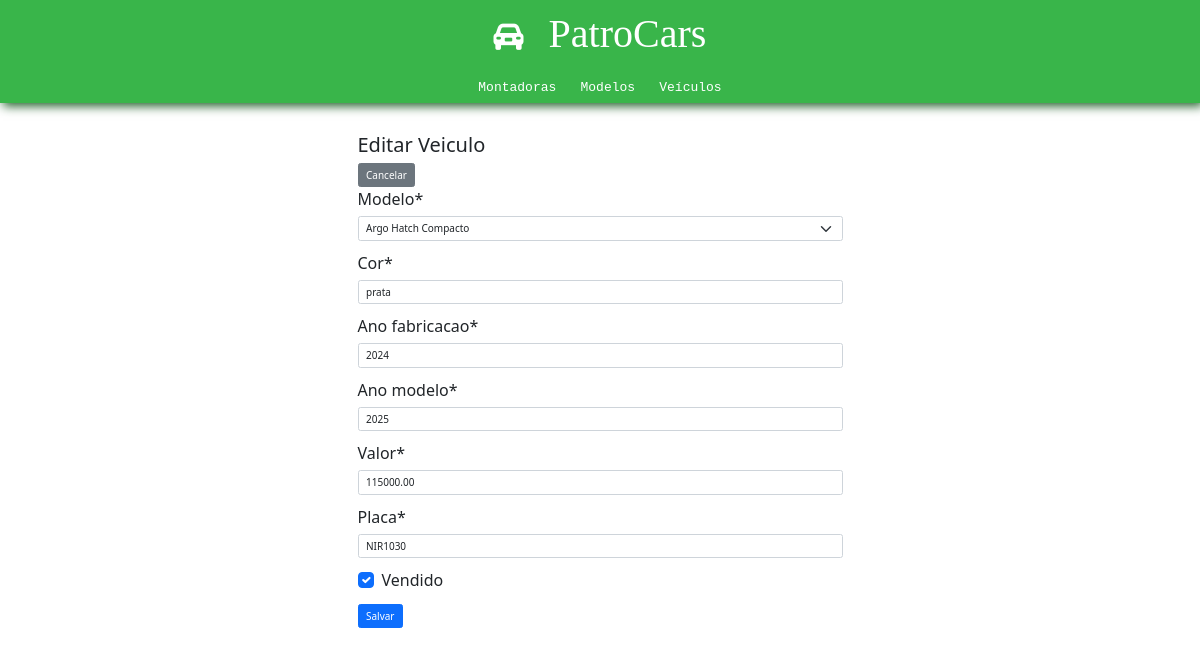
The app's page /patrocars/veiculos/editar/01JAH8Y27RXJEY2WPZ9D2FFEQX/ with its own data.
### patrocars/models.py (models this page shows, shortened)
class Veiculos(models.Model):
    id = models.CharField(primary_key=True, default=ulid.new, editable=False, max_length=26)
    modelo = models.ForeignKey(ModelosDeVeiculos, on_delete=models.CASCADE)
    cor = models.CharField(max_length=50)
    ano_fabricacao = models.IntegerField()
    ano_modelo = models.IntegerField()
    valor = models.DecimalField(max_digits=10, decimal_places=2)
    placa = models.CharField(max_length=10, unique=True)
    vendido = models.BooleanField(default=False)

### patrocars/views.py (the view)
# urls.py: path('veiculos/editar/<str:veiculo_id>/', views.editar_veiculo, name='editar_veiculo'),
def editar_veiculo(request, veiculo_id):
    veiculo = get_object_or_404(Veiculos, id=veiculo_id)
    if request.method == 'POST':
        form = VeiculosForm(request.POST, instance=veiculo)
        if form.is_valid():
            form.save()
            return redirect('patrocars:detalhe_veiculo', veiculo_id=veiculo.id)
    else:
        form = VeiculosForm(instance=veiculo)
    return render(request, 'patrocars/veiculos/editar_veiculo.html', {'form': form, 'veiculo': veiculo})

### patrocars/forms.py
class VeiculosForm(forms.ModelForm):
    class Meta:
        model = Veiculos
        fields = ['modelo', 'cor', 'ano_fabricacao', 'ano_modelo', 'valor', 'placa', 'vendido']

### patrocars/models.py (called while the page is built)
    def __str__(self):
        return self.nome

### patrocars/templates/patrocars/veiculos/editar_veiculo.html (shortened to what this page needs)
{% include 'patrocars/partials/head.html' %}
{% load crispy_forms_tags %}
<body>
    {% include 'patrocars/partials/header.html' %}
    <div class="container-sm mt-5" style="width: 500px;">
        <h2>Editar Veiculo</h2>
        <button class="btn btn-secondary"><a href="{% url 'patrocars:detalhe_veiculo' veiculo.id %}">Cancelar</a></button>
        <form method="post">
            {{ form|crispy }}
            <button type="submit" class="btn btn-primary">Salvar</button>
        </form>
    </div>
</body>
</html>

### patrocars/static/patrocars/css/style.css (style rules this page uses)
* { margin: 0; padding: 0; box-sizing: border-box; }
html { font-size: 62.5%; }
body { font-size: 1.6rem; }
a { text-decoration: none; color: white; }

### records on screen
Veiculos: modelo "Argo Hatch Compacto", cor "prata", ano_fabricacao "2024", ano_modelo "2025", valor "115000.00", placa "NIR1030", vendido "☑"
